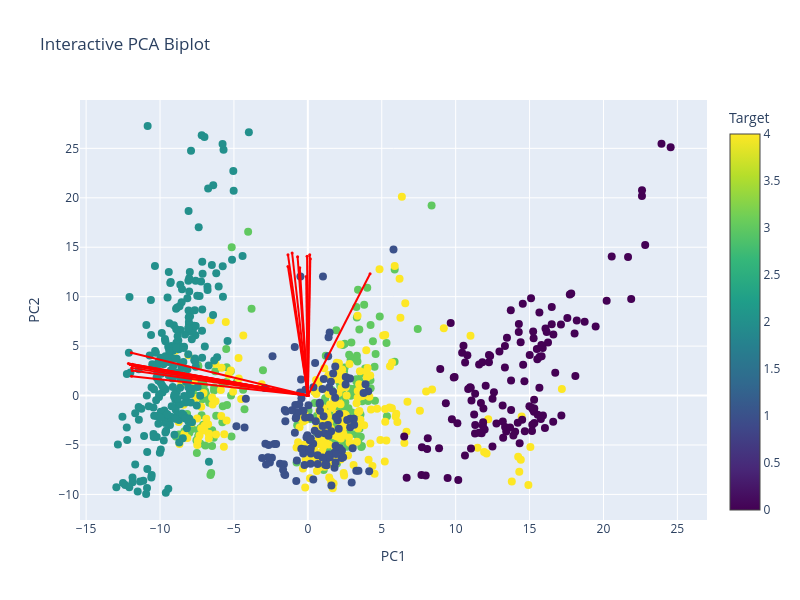

Source (notebook cell):
### Code cell
# Prepare data
X = df_clean_2.iloc[:, :-1].values  # All columns except the last as features
y = df_clean_2.iloc[:, -1].values   # Last column as target variable

# Convert categorical target to numeric if necessary
if y.dtype == 'object' or y.dtype.name == 'category':
    le = LabelEncoder()
    y = le.fit_transform(y)  # Converts categorical labels into numeric labels

# Scale the data
scaler = StandardScaler()
X = scaler.fit_transform(X)    

# PCA transformation
pca = PCA()
x_new = pca.fit_transform(X)

# Get the PCA loadings (components_ is shape: [n_components, n_features])
loadings = pca.components_

# Number of top variables to show per PC
top_n = 10

# Get top variables per PC by absolute contribution
top_vars = set()
for i in range(2):  # for PC1, PC2, PC3
    component = loadings[i]
    top_indices = np.argsort(np.abs(component))[-top_n:]
    top_vars.update(top_indices)

# Convert to sorted list for consistency
selected_vars = sorted(top_vars)

# Plot
interactive_PCA_biplot(x_new[:, 0:2], np.transpose(pca.components_[0:2, :]),
                       labels=df_clean_2.columns[:-1], y=y,
                       selected_vars=selected_vars)

### Figure 1 — Plotly figure (JSON) as saved in the notebook; plotly's stock layout.template omitted (floating-point values rounded to 4 significant figures; data arrays with more than 128 entries replaced by an {"elided": "..."} marker saying what was removed)
{"data": [{"hoverinfo": "text", "marker": {"color": {"elided": "972 int values"}, "colorbar": {"title": {"text": "Target"}}, "colorscale": [[0, "#440154"], [0.1111, "#482878"], [0.2222, "#3e4989"], [0.3333, "#31688e"], [0.4444, "#26828e"], [0.5556, "#1f9e89"], [0.6667, "#35b779"], [0.7778, "#6ece58"], [0.8889, "#b5de2b"], [1, "#fde725"]], "showscale": true, "size": 8}, "mode": "markers", "name": "Samples", "text": {"elided": "972 str values"}, "type": "scatter", "x": {"elided": "972 float values"}, "y": {"elided": "972 float values"}}, {"hoverinfo": "text", "hovertext": "LEFT_ELBOW_acceleration_norm_ts_range", "line": {"color": "red"}, "marker": {"size": 3}, "mode": "lines+markers", "type": "scatter", "x": [0, 4.21], "y": [0, 12.32]}, {"hoverinfo": "text", "hovertext": "LEFT_WRIST_jerk_norm_peak_n", "line": {"color": "red"}, "marker": {"size": 3}, "mode": "lines+markers", "type": "scatter", "x": [0, -11.93], "y": [0, 1.962]}, {"hoverinfo": "text", "hovertext": "RIGHT_WRIST_jerk_norm_peak_n", "line": {"color": "red"}, "marker": {"size": 3}, "mode": "lines+markers", "type": "scatter", "x": [0, -11.92], "y": [0, 2.798]}, {"hoverinfo": "text", "hovertext": "LEFT_ELBOW_jerk_norm_peak_n", "line": {"color": "red"}, "marker": {"size": 3}, "mode": "lines+markers", "type": "scatter", "x": [0, -11.86], "y": [0, 2.979]}, {"hoverinfo": "text", "hovertext": "RIGHT_ELBOW_jerk_norm_peak_n", "line": {"color": "red"}, "marker": {"size": 3}, "mode": "lines+markers", "type": "scatter", "x": [0, -11.89], "y": [0, 2.537]}, {"hoverinfo": "text", "hovertext": "total_arm_jerk_peak_n", "line": {"color": "red"}, "marker": {"size": 3}, "mode": "lines+markers", "type": "scatter", "x": [0, -11.88], "y": [0, 3.161]}, {"hoverinfo": "text", "hovertext": "total_arm_jerk_integral", "line": {"color": "red"}, "marker": {"size": 3}, "mode": "lines+markers", "type": "scatter", "x": [0, 0.1284], "y": [0, 14.24]}, {"hoverinfo": "text", "hovertext": "total_arm_acceleration_peak_n", "line": {"color": "red"}, "marker": {"size": 3}, "mode": "lines+markers", "type": "scatter", "x": [0, -11.87], "y": [0, 3.035]}, {"hoverinfo": "text", "hovertext": "total_arm_acceleration_integral", "line": {"color": "red"}, "marker": {"size": 3}, "mode": "lines+markers", "type": "scatter", "x": [0, -1.063], "y": [0, 14.42]}, {"hoverinfo": "text", "hovertext": "lwrist_nose_ts_range", "line": {"color": "red"}, "marker": {"size": 3}, "mode": "lines+markers", "type": "scatter", "x": [0, -0.1142], "y": [0, 12.05]}, {"hoverinfo": "text", "hovertext": "lwrist_rhip_Gstd", "line": {"color": "red"}, "marker": {"size": 3}, "mode": "lines+markers", "type": "scatter", "x": [0, 0.1668], "y": [0, 13.84]}, {"hoverinfo": "text", "hovertext": "lwrist_rhip_ts_range", "line": {"color": "red"}, "marker": {"size": 3}, "mode": "lines+markers", "type": "scatter", "x": [0, -0.6931], "y": [0, 14.04]}, {"hoverinfo": "text", "hovertext": "lwrist_lhip_Gstd", "line": {"color": "red"}, "marker": {"size": 3}, "mode": "lines+markers", "type": "scatter", "x": [0, -0.05162], "y": [0, 14.09]}, {"hoverinfo": "text", "hovertext": "lwrist_lhip_ts_range", "line": {"color": "red"}, "marker": {"size": 3}, "mode": "lines+markers", "type": "scatter", "x": [0, -1.345], "y": [0, 14.25]}, {"hoverinfo": "text", "hovertext": "lwrist_rshoulder_integral", "line": {"color": "red"}, "marker": {"size": 3}, "mode": "lines+markers", "type": "scatter", "x": [0, -12.03], "y": [0, 3.132]}, {"hoverinfo": "text", "hovertext": "rwrist_rshoulder_integral", "line": {"color": "red"}, "marker": {"size": 3}, "mode": "lines+markers", "type": "scatter", "x": [0, -12.14], "y": [0, 3.236]}, {"hoverinfo": "text", "hovertext": "left_arm_flex_Gstd", "line": {"color": "red"}, "marker": {"size": 3}, "mode": "lines+markers", "type": "scatter", "x": [0, -0.5453], "y": [0, 12.93]}, {"hoverinfo": "text", "hovertext": "left_arm_flex_ts_range", "line": {"color": "red"}, "marker": {"size": 3}, "mode": "lines+markers", "type": "scatter", "x": [0, -1.346], "y": [0, 13.06]}, {"hoverinfo": "text", "hovertext": "left_wrist_flex_integral", "line": {"color": "red"}, "marker": {"size": 3}, "mode": "lines+markers", "type": "scatter", "x": [0, -11.94], "y": [0, 4.331]}, {"hoverinfo": "text", "hovertext": "right_elbow_flex_integral", "line": {"color": "red"}, "marker": {"size": 3}, "mode": "lines+markers", "type": "scatter", "x": [0, -12.02], "y": [0, 3.177]}], "layout": {"height": 600, "hovermode": "closest", "showlegend": false, "title": {"text": "Interactive PCA Biplot"}, "width": 800, "xaxis": {"title": {"text": "PC1"}}, "yaxis": {"title": {"text": "PC2"}}}}
